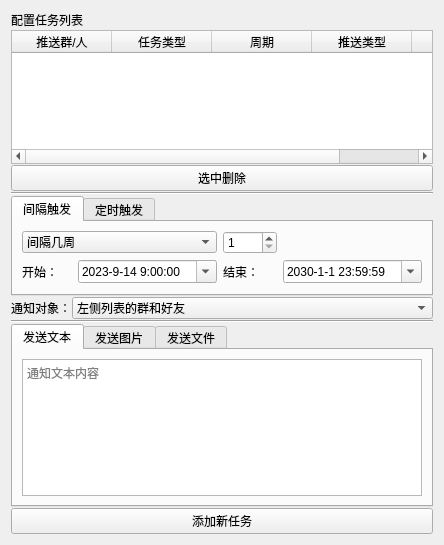
<?xml version="1.0" encoding="UTF-8"?>
<ui version="4.0">
 <class>Form</class>
 <widget class="QWidget" name="Form">
  <property name="geometry">
   <rect>
    <x>0</x>
    <y>0</y>
    <width>436</width>
    <height>545</height>
   </rect>
  </property>
  <property name="windowTitle">
   <string>Form</string>
  </property>
  <property name="autoFillBackground">
   <bool>false</bool>
  </property>
  <property name="styleSheet">
   <string notr="true"/>
  </property>
  <layout class="QHBoxLayout" name="horizontalLayout_2" stretch="1">
   <item>
    <layout class="QVBoxLayout" name="verticalLayout_2">
     <property name="spacing">
      <number>1</number>
     </property>
     <property name="sizeConstraint">
      <enum>QLayout::SetMinimumSize</enum>
     </property>
     <item>
      <widget class="QLabel" name="key_count_label">
       <property name="sizePolicy">
        <sizepolicy hsizetype="Preferred" vsizetype="Minimum">
         <horstretch>0</horstretch>
         <verstretch>0</verstretch>
        </sizepolicy>
       </property>
       <property name="styleSheet">
        <string notr="true"/>
       </property>
       <property name="text">
        <string>配置任务列表</string>
       </property>
      </widget>
     </item>
     <item>
      <widget class="QTableWidget" name="hisTableWidget">
       <property name="sizePolicy">
        <sizepolicy hsizetype="Expanding" vsizetype="Expanding">
         <horstretch>0</horstretch>
         <verstretch>0</verstretch>
        </sizepolicy>
       </property>
       <property name="minimumSize">
        <size>
         <width>100</width>
         <height>0</height>
        </size>
       </property>
       <column>
        <property name="text">
         <string>推送群/人</string>
        </property>
       </column>
       <column>
        <property name="text">
         <string>任务类型</string>
        </property>
       </column>
       <column>
        <property name="text">
         <string>周期</string>
        </property>
       </column>
       <column>
        <property name="text">
         <string>推送类型</string>
        </property>
       </column>
       <column>
        <property name="text">
         <string>推送内容</string>
        </property>
       </column>
      </widget>
     </item>
     <item>
      <widget class="QPushButton" name="delButton">
       <property name="text">
        <string>选中删除</string>
       </property>
      </widget>
     </item>
     <item>
      <widget class="Line" name="line_2">
       <property name="orientation">
        <enum>Qt::Horizontal</enum>
       </property>
      </widget>
     </item>
     <item>
      <layout class="QHBoxLayout" name="horizontalLayout_3" stretch="1">
       <item>
        <widget class="QTabWidget" name="cron_tabWidget">
         <property name="tabPosition">
          <enum>QTabWidget::North</enum>
         </property>
         <property name="tabShape">
          <enum>QTabWidget::Rounded</enum>
         </property>
         <property name="currentIndex">
          <number>0</number>
         </property>
         <property name="elideMode">
          <enum>Qt::ElideLeft</enum>
         </property>
         <widget class="QWidget" name="tab_8">
          <attribute name="title">
           <string>间隔触发</string>
          </attribute>
          <layout class="QHBoxLayout" name="horizontalLayout_7">
           <item>
            <layout class="QGridLayout" name="gridLayout_3" columnstretch="1,2,1,2">
             <item row="1" column="2">
              <widget class="QLabel" name="label_5">
               <property name="text">
                <string>结束：</string>
               </property>
              </widget>
             </item>
             <item row="1" column="0">
              <widget class="QLabel" name="label_26">
               <property name="sizePolicy">
                <sizepolicy hsizetype="Expanding" vsizetype="Preferred">
                 <horstretch>0</horstretch>
                 <verstretch>0</verstretch>
                </sizepolicy>
               </property>
               <property name="minimumSize">
                <size>
                 <width>50</width>
                 <height>0</height>
                </size>
               </property>
               <property name="text">
                <string>开始：</string>
               </property>
              </widget>
             </item>
             <item row="1" column="1">
              <widget class="QDateTimeEdit" name="start_dateTimeEdit">
               <property name="dateTime">
                <datetime>
                 <hour>9</hour>
                 <minute>0</minute>
                 <second>0</second>
                 <year>2023</year>
                 <month>9</month>
                 <day>14</day>
                </datetime>
               </property>
               <property name="minimumDateTime">
                <datetime>
                 <hour>0</hour>
                 <minute>0</minute>
                 <second>0</second>
                 <year>2023</year>
                 <month>9</month>
                 <day>14</day>
                </datetime>
               </property>
               <property name="maximumDate">
                <date>
                 <year>2099</year>
                 <month>12</month>
                 <day>31</day>
                </date>
               </property>
               <property name="displayFormat">
                <string>yyyy-M-d H:mm:ss</string>
               </property>
               <property name="calendarPopup">
                <bool>true</bool>
               </property>
              </widget>
             </item>
             <item row="1" column="3">
              <widget class="QDateTimeEdit" name="end_dateTimeEdit">
               <property name="dateTime">
                <datetime>
                 <hour>23</hour>
                 <minute>59</minute>
                 <second>59</second>
                 <year>2030</year>
                 <month>1</month>
                 <day>1</day>
                </datetime>
               </property>
               <property name="minimumDate">
                <date>
                 <year>2023</year>
                 <month>9</month>
                 <day>14</day>
                </date>
               </property>
               <property name="displayFormat">
                <string>yyyy-M-d H:mm:ss</string>
               </property>
               <property name="calendarPopup">
                <bool>true</bool>
               </property>
              </widget>
             </item>
             <item row="0" column="2">
              <widget class="QSpinBox" name="spinBox">
               <property name="minimum">
                <number>1</number>
               </property>
               <property name="maximum">
                <number>9999</number>
               </property>
              </widget>
             </item>
             <item row="0" column="0" colspan="2">
              <widget class="QComboBox" name="interval_comboBox">
               <item>
                <property name="text">
                 <string>间隔几周</string>
                </property>
               </item>
               <item>
                <property name="text">
                 <string>间隔几天</string>
                </property>
               </item>
               <item>
                <property name="text">
                 <string>间隔几小时</string>
                </property>
               </item>
               <item>
                <property name="text">
                 <string>间隔几分钟</string>
                </property>
               </item>
               <item>
                <property name="text">
                 <string>间隔多少秒</string>
                </property>
               </item>
              </widget>
             </item>
            </layout>
           </item>
          </layout>
         </widget>
         <widget class="QWidget" name="tab_7">
          <attribute name="title">
           <string>定时触发</string>
          </attribute>
          <layout class="QHBoxLayout" name="horizontalLayout_6">
           <item>
            <layout class="QFormLayout" name="formLayout_8">
             <item row="1" column="0">
              <widget class="QLabel" name="label">
               <property name="sizePolicy">
                <sizepolicy hsizetype="Expanding" vsizetype="Preferred">
                 <horstretch>0</horstretch>
                 <verstretch>0</verstretch>
                </sizepolicy>
               </property>
               <property name="minimumSize">
                <size>
                 <width>50</width>
                 <height>0</height>
                </size>
               </property>
               <property name="text">
                <string>触发一次：</string>
               </property>
              </widget>
             </item>
             <item row="1" column="1">
              <widget class="QDateTimeEdit" name="once_dateTimeEdit">
               <property name="displayFormat">
                <string>yyyy-M-d H:mm:ss</string>
               </property>
               <property name="calendarPopup">
                <bool>true</bool>
               </property>
              </widget>
             </item>
            </layout>
           </item>
          </layout>
         </widget>
        </widget>
       </item>
      </layout>
     </item>
     <item>
      <layout class="QFormLayout" name="formLayout">
       <item row="0" column="0">
        <widget class="QLabel" name="label_15">
         <property name="text">
          <string>通知对象：</string>
         </property>
        </widget>
       </item>
       <item row="0" column="1">
        <widget class="QComboBox" name="range_comboBox">
         <item>
          <property name="text">
           <string>左侧列表的群和好友</string>
          </property>
         </item>
        </widget>
       </item>
      </layout>
     </item>
     <item>
      <widget class="Line" name="line_3">
       <property name="orientation">
        <enum>Qt::Horizontal</enum>
       </property>
      </widget>
     </item>
     <item>
      <widget class="QTabWidget" name="tabWidget">
       <property name="tabShape">
        <enum>QTabWidget::Rounded</enum>
       </property>
       <property name="currentIndex">
        <number>0</number>
       </property>
       <property name="elideMode">
        <enum>Qt::ElideNone</enum>
       </property>
       <property name="usesScrollButtons">
        <bool>false</bool>
       </property>
       <widget class="QWidget" name="tab">
        <property name="sizePolicy">
         <sizepolicy hsizetype="Expanding" vsizetype="Expanding">
          <horstretch>0</horstretch>
          <verstretch>0</verstretch>
         </sizepolicy>
        </property>
        <property name="layoutDirection">
         <enum>Qt::LeftToRight</enum>
        </property>
        <attribute name="title">
         <string>发送文本</string>
        </attribute>
        <layout class="QVBoxLayout" name="verticalLayout_5">
         <item>
          <widget class="QPlainTextEdit" name="txt_plainTextEdit">
           <property name="placeholderText">
            <string>通知文本内容</string>
           </property>
          </widget>
         </item>
        </layout>
       </widget>
       <widget class="QWidget" name="tab_9">
        <attribute name="title">
         <string>发送图片</string>
        </attribute>
        <layout class="QVBoxLayout" name="verticalLayout_8">
         <item>
          <widget class="QTextEdit" name="imgPlainTextEdit">
           <property name="maximumSize">
            <size>
             <width>491</width>
             <height>16777215</height>
            </size>
           </property>
           <property name="layoutDirection">
            <enum>Qt::LeftToRight</enum>
           </property>
           <property name="placeholderText">
            <string>请输入本机图片绝对路径，如C:\Users\wangtu\Pictures\a.png</string>
           </property>
          </widget>
         </item>
        </layout>
       </widget>
       <widget class="QWidget" name="tab_2">
        <attribute name="title">
         <string>发送文件</string>
        </attribute>
        <layout class="QHBoxLayout" name="horizontalLayout_4">
         <item>
          <widget class="QPlainTextEdit" name="filePlainTextEdit">
           <property name="placeholderText">
            <string>回复文件路径，如C:\Users\wangtu\Pictures\file.txt</string>
           </property>
          </widget>
         </item>
        </layout>
       </widget>
      </widget>
     </item>
     <item>
      <widget class="QPushButton" name="addBtn">
       <property name="text">
        <string>添加新任务</string>
       </property>
      </widget>
     </item>
    </layout>
   </item>
  </layout>
 </widget>
 <resources/>
 <connections/>
</ui>
